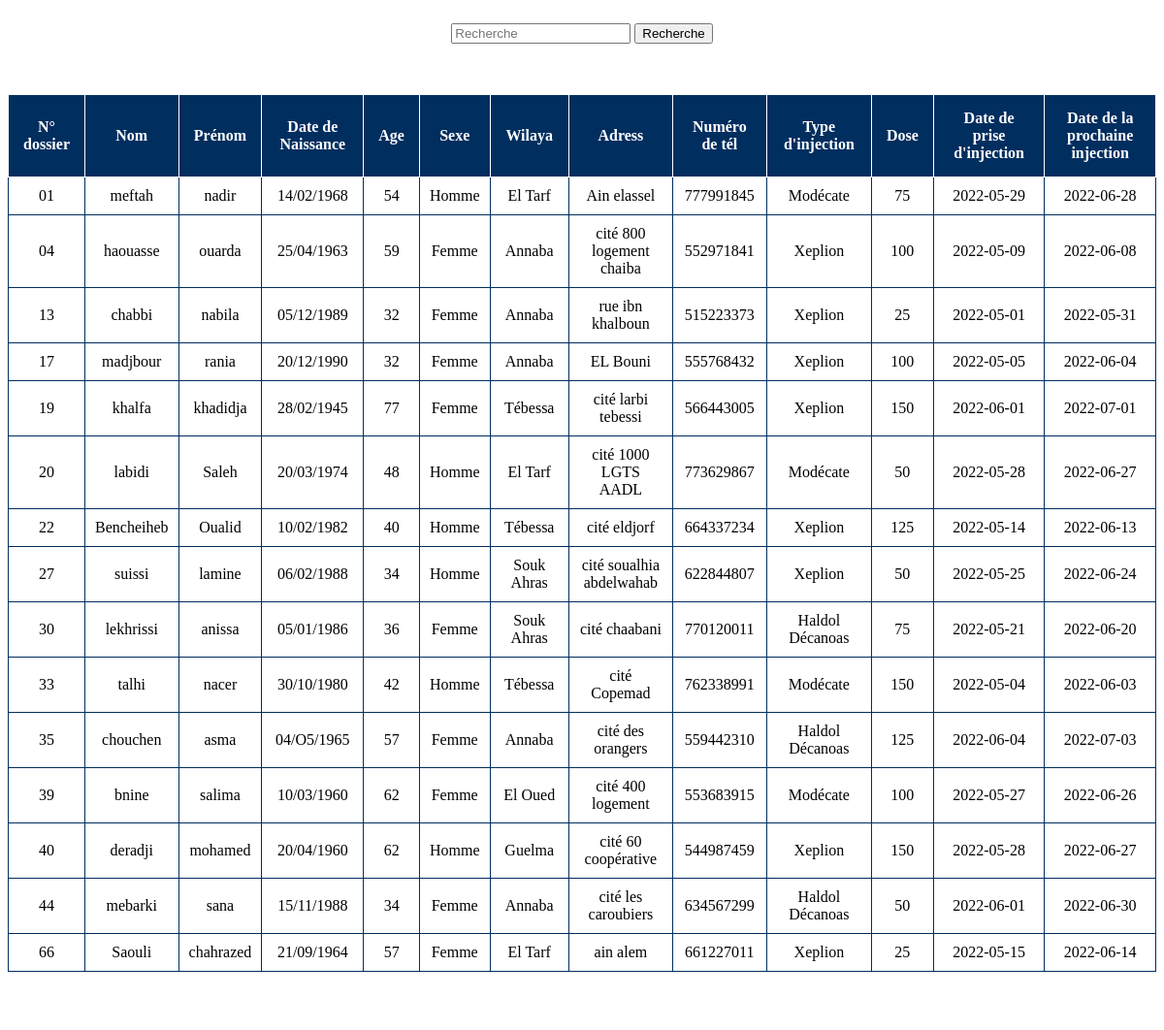
Page /list.php on the committed database.
### tables this page shows
CREATE TABLE `malade` (
  `NDossier` varchar(255) NOT NULL,
  `nom` varchar(30) NOT NULL,
  `prenom` varchar(30) NOT NULL,
  `Date_de_naissance` varchar(255) NOT NULL,
  `age` varchar(255) NOT NULL,
  `sexe` varchar(255) NOT NULL,
  `wilaya` varchar(255) NOT NULL,
  `adress` varchar(255) NOT NULL,
  `num_tel` int(10) NOT NULL,
  `type_inj` varchar(30) NOT NULL,
  `dose` int(11) NOT NULL,
  `date_prise` date NOT NULL,
  `date_prochaine` date NOT NULL
);

### list.php (the view, shortened to what this page needs)
<?php
if(isset($_POST['search']))
{
    $Search = $_POST['Search'];
    $query = "SELECT * FROM `malade` WHERE CONCAT(`NDossier`, `nom`, `prenom`, `Date_de_naissance`,`age`, `sexe`, `wilaya`, `adress`,`num_tel`, `type_inj`, `dose`, `date_prise`, `date_prochaine`) LIKE '%".$Search."%'";
    $search_result = filterTableM($query);
}
 else {
    $query = "SELECT * FROM `malade` ORDER BY `NDossier`";
    $search_result = filterTableM($query);
}
function filterTableM($query){
    $connect = mysqli_connect("localhost", "root", "", "errazi");
    $filter_Result = mysqli_query($connect, $query);
    return $filter_Result;
}
?>
<!DOCTYPE html>
<html>
    <head>
    </head>
    <body>
<div id="list">
    <form action="list.php" method="post" id="formTable">
    <table id="Atable">
        <caption>
			<p><input type="text" name="Search" placeholder="Recherche" id="myInput">
            <input type="submit" name="search" value="Recherche"></p>
            <br><br>
        </caption>
        <tr>
            <th style="width:4%;" id="nd">N° dossier</th>
            <th id="nom">Nom</th>
            <th id="preno">Prénom</th>
            <th id="dn">Date de Naissance</th>
            <th id="age">Age</th>
            <th id="sexe">Sexe</th>
            <th id="wilaya">Wilaya</th>
            <th id="adress">Adress</th>
            <th id="nt">Numéro de tél </th>
            <th id="ti">Type d'injection</th>
            <th id="dose">Dose</th>
            <th id="di">Date de prise d'injection</th>
            <th id="dp">Date de la prochaine injection</th>
        </tr>
<?php while($row = mysqli_fetch_array($search_result)):?>
        <tr>
            <td><?php echo $row['NDossier'];?></td>
            <td><?php echo $row['nom'];?></td>
            <td><?php echo $row['prenom'];?></td>
            <td><?php echo $row['Date_de_naissance'];?></td>
            <td><?php echo $row['age'];?></td>
            <td><?php echo $row['sexe'];?></td>
            <td><?php echo $row['wilaya'];?></td>
            <td><?php echo $row['adress'];?></td>
            <td><?php echo $row['num_tel'];?></td>
            <td><?php echo $row['type_inj'];?></td>
            <td><?php echo $row['dose'];?></td>
            <td><?php echo $row['date_prise'];?></td>
            <td><?php echo $row['date_prochaine'];?></td>
        </tr>
<?php endwhile;?>
    </table><br>
    <a id="up" href="#myInput"><img src="/imges/up.png" width="30" height="30"></a>
    </form>
</div>
</body>

### list.php (style rules this page uses)
#Atable,tr,th,td { border: 1px solid #002e5f; text-align: center; padding: 15px; }
#Atable { width: 100%;border-collapse: collapse; }
#Atable th { height: 40px; background-color: #002e5f; color: white; border:1px solid white; }
#Atable td { padding: 10px; }

### rows in the picture
malade: NDossier "01", nom "meftah", prenom "nadir", Date_de_naissance "14/02/1968", age "54", sexe "Homme", wilaya "El Tarf", adress "Ain elassel", num_tel "777991845", type_inj "Modécate", dose "75", date_prise "2022-05-29", date_prochaine "2022-06-28"
malade: NDossier "04", nom "haouasse", prenom "ouarda", Date_de_naissance "25/04/1963", age "59", sexe "Femme", wilaya "Annaba", adress "cité 800 logement chaiba", num_tel "552971841", type_inj "Xeplion", dose "100", date_prise "2022-05-09", date_prochaine "2022-06-08"
malade: NDossier "13", nom "chabbi", prenom "nabila", Date_de_naissance "05/12/1989", age "32", sexe "Femme", wilaya "Annaba", adress "rue ibn khalboun", num_tel "515223373", type_inj "Xeplion", dose "25", date_prise "2022-05-01", date_prochaine "2022-05-31"
malade: NDossier "17", nom "madjbour", prenom "rania", Date_de_naissance "20/12/1990", age "32", sexe "Femme", wilaya "Annaba", adress "EL Bouni", num_tel "555768432", type_inj "Xeplion", dose "100", date_prise "2022-05-05", date_prochaine "2022-06-04"
malade: NDossier "19", nom "khalfa", prenom "khadidja", Date_de_naissance "28/02/1945", age "77", sexe "Femme", wilaya "Tébessa", adress "cité larbi tebessi", num_tel "566443005", type_inj "Xeplion", dose "150", date_prise "2022-06-01", date_prochaine "2022-07-01"
malade: NDossier "20", nom "labidi", prenom "Saleh", Date_de_naissance "20/03/1974", age "48", sexe "Homme", wilaya "El Tarf", adress "cité 1000 LGTS AADL", num_tel "773629867", type_inj "Modécate", dose "50", date_prise "2022-05-28", date_prochaine "2022-06-27"
malade: NDossier "22", nom "Bencheiheb", prenom "Oualid", Date_de_naissance "10/02/1982", age "40", sexe "Homme", wilaya "Tébessa", adress "cité eldjorf", num_tel "664337234", type_inj "Xeplion", dose "125", date_prise "2022-05-14", date_prochaine "2022-06-13"
malade: NDossier "27", nom "suissi", prenom "lamine", Date_de_naissance "06/02/1988", age "34", sexe "Homme", wilaya "Souk Ahras", adress "cité soualhia abdelwahab", num_tel "622844807", type_inj "Xeplion", dose "50", date_prise "2022-05-25", date_prochaine "2022-06-24"
malade: NDossier "30", nom "lekhrissi", prenom "anissa", Date_de_naissance "05/01/1986", age "36", sexe "Femme", wilaya "Souk Ahras", adress "cité chaabani", num_tel "770120011", type_inj "Haldol Décanoas", dose "75", date_prise "2022-05-21", date_prochaine "2022-06-20"
malade: NDossier "33", nom "talhi", prenom "nacer", Date_de_naissance "30/10/1980", age "42", sexe "Homme", wilaya "Tébessa", adress "cité Copemad", num_tel "762338991", type_inj "Modécate", dose "150", date_prise "2022-05-04", date_prochaine "2022-06-03"
malade: NDossier "35", nom "chouchen", prenom "asma", Date_de_naissance "04/O5/1965", age "57", sexe "Femme", wilaya "Annaba", adress "cité des orangers", num_tel "559442310", type_inj "Haldol Décanoas", dose "125", date_prise "2022-06-04", date_prochaine "2022-07-03"
malade: NDossier "39", nom "bnine", prenom "salima", Date_de_naissance "10/03/1960", age "62", sexe "Femme", wilaya "El Oued", adress "cité 400 logement", num_tel "553683915", type_inj "Modécate", dose "100", date_prise "2022-05-27", date_prochaine "2022-06-26"
malade: NDossier "40", nom "deradji", prenom "mohamed", Date_de_naissance "20/04/1960", age "62", sexe "Homme", wilaya "Guelma", adress "cité 60 coopérative", num_tel "544987459", type_inj "Xeplion", dose "150", date_prise "2022-05-28", date_prochaine "2022-06-27"
malade: NDossier "44", nom "mebarki", prenom "sana", Date_de_naissance "15/11/1988", age "34", sexe "Femme", wilaya "Annaba", adress "cité les caroubiers", num_tel "634567299", type_inj "Haldol Décanoas", dose "50", date_prise "2022-06-01", date_prochaine "2022-06-30"
malade: NDossier "66", nom "Saouli", prenom "chahrazed", Date_de_naissance "21/09/1964", age "57", sexe "Femme", wilaya "El Tarf", adress "ain alem", num_tel "661227011", type_inj "Xeplion", dose "25", date_prise "2022-05-15", date_prochaine "2022-06-14"
